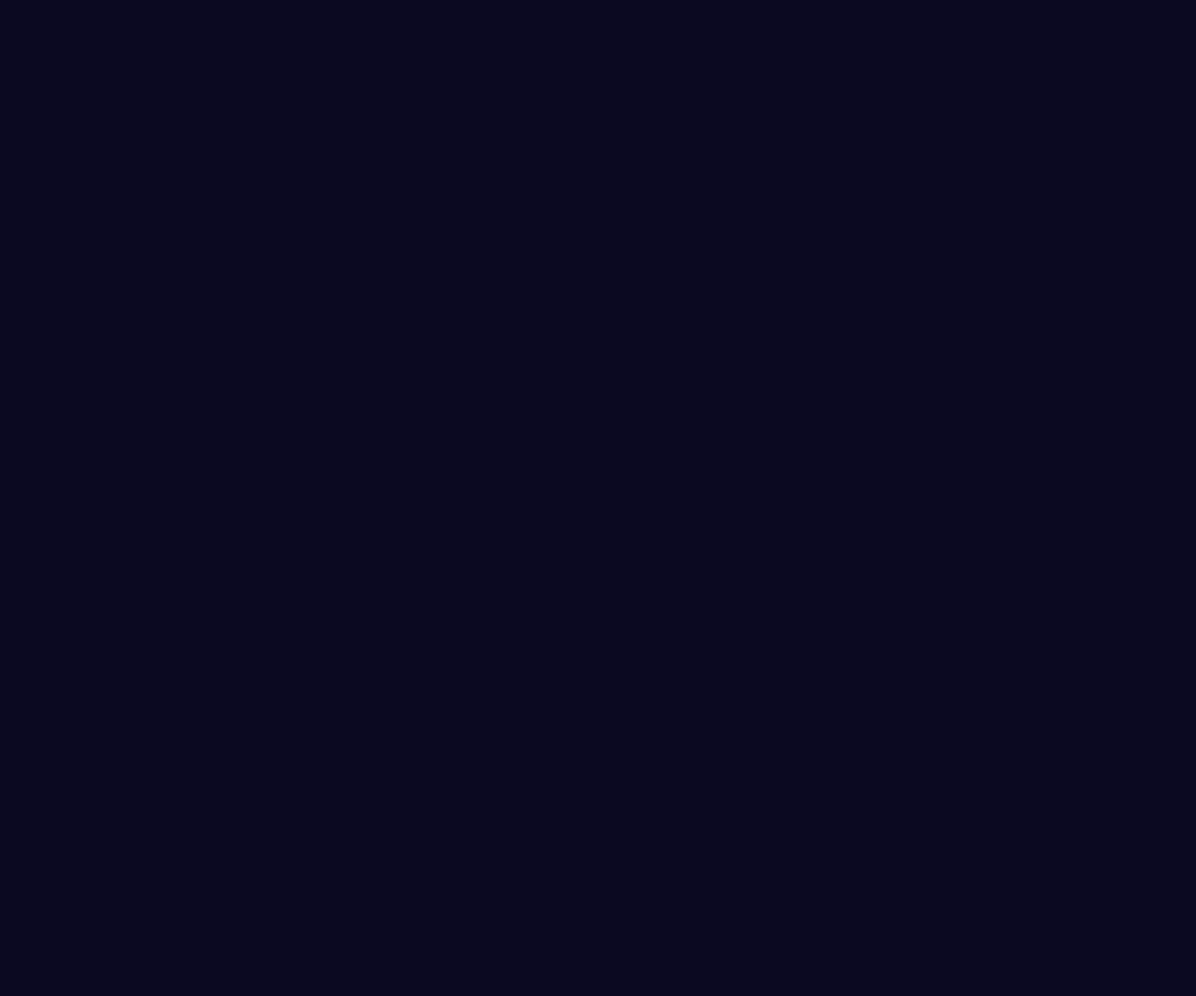
Frame 1 (no input)
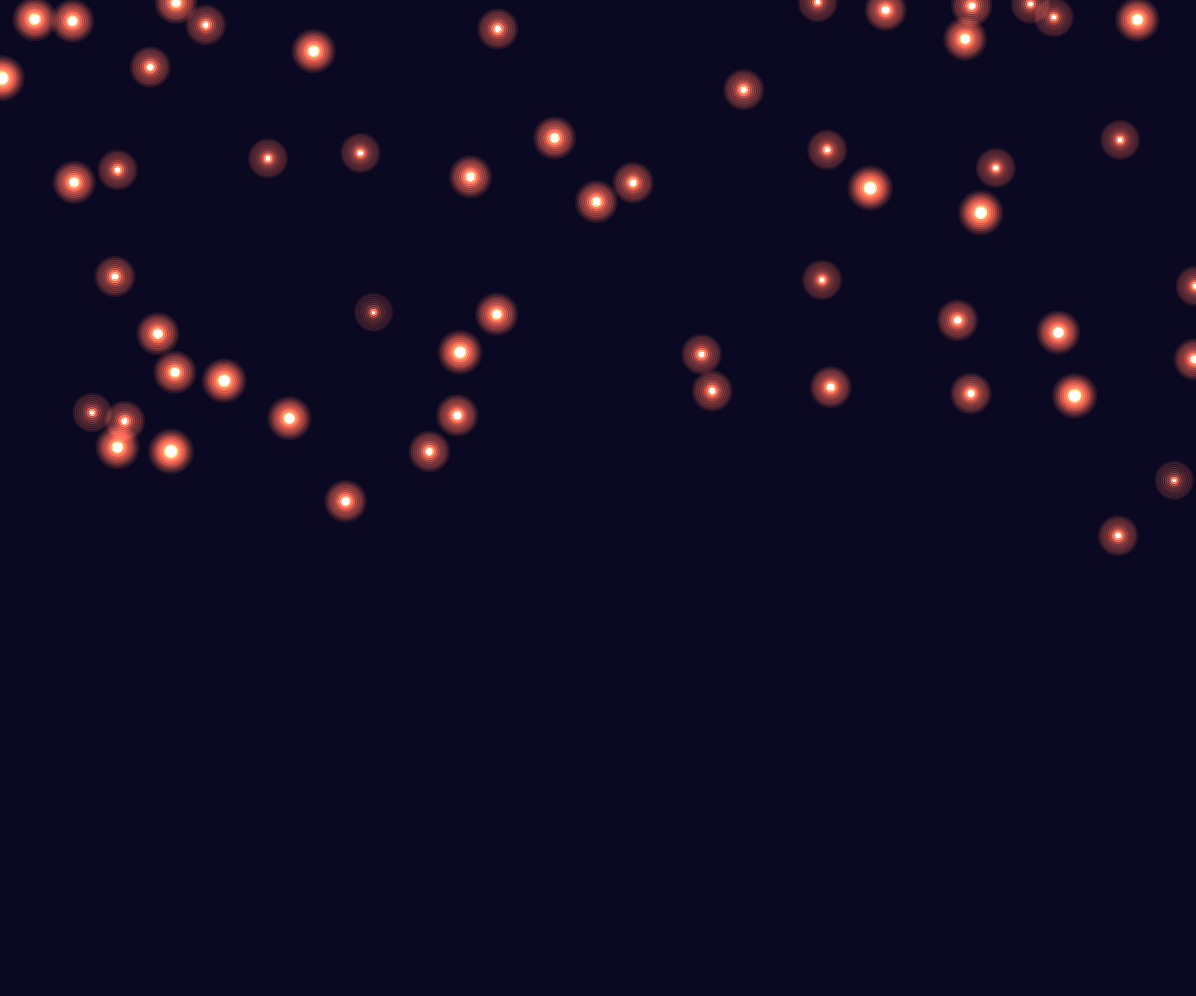
Frame 60 (no input)
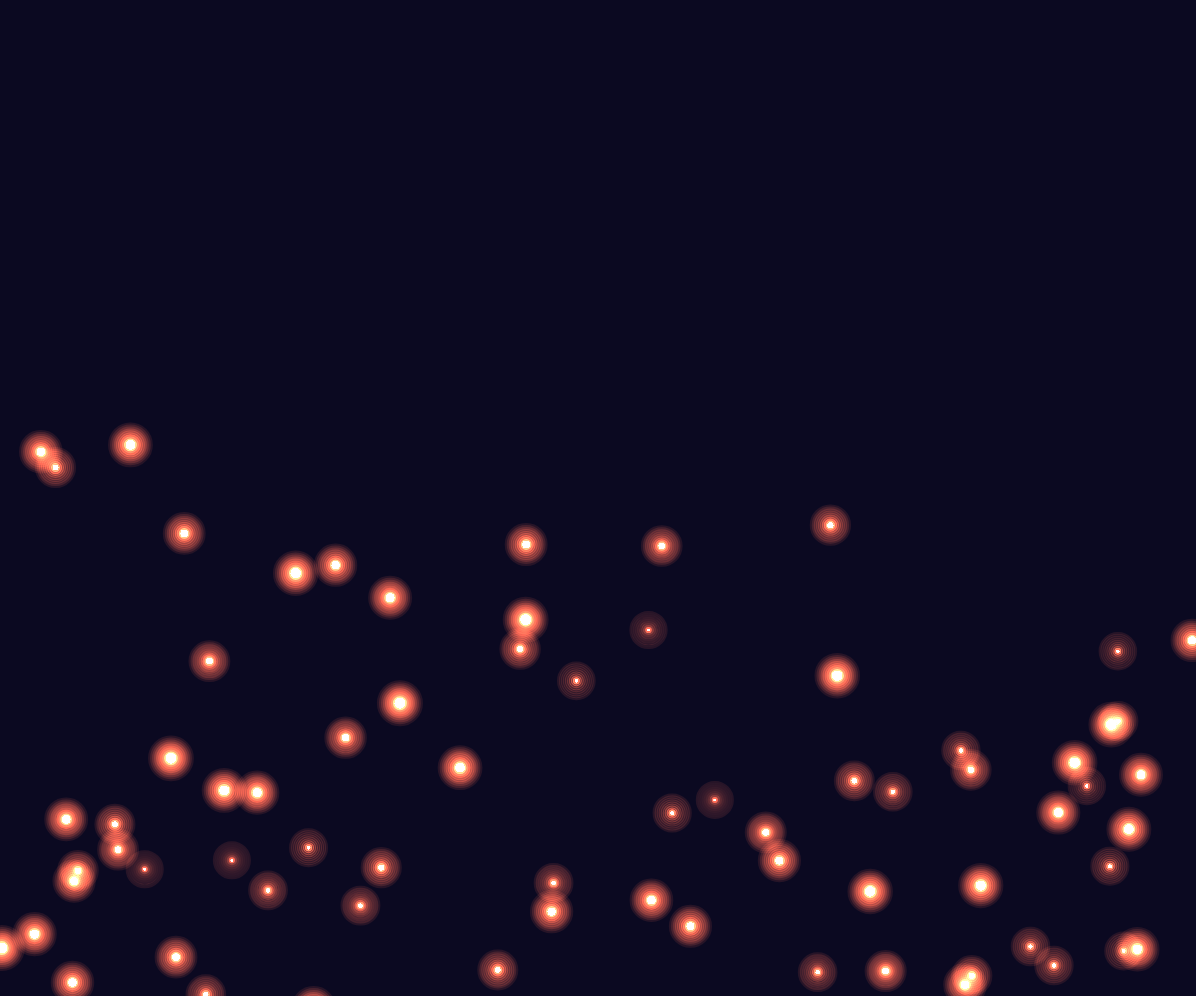
Frame 120 (the mouse pressed at the canvas centre since frame 60)

The p5.js sketch that drew these frames (run headless with seeded random() and noise() and a simulated clock; from frame 60 on, the mouse is pressed at the canvas centre):

// p5.js sketch
// ── sketch.js
let drops = [];
let g;

function setup() {
	createCanvas(window.innerWidth - 4, window.innerHeight - 4);
	background(51);
	//ellipseMode(CENTER);
	for (let i = 0; i < 100; i++) {
		drops.push(new Drop(mouseX + random(width), random(-1000, -100)));
	}
	g = createGraphics(width, height);
}

function draw() {
	background(11, 9, 33);
	for (let i = 0; i < drops.length; i++) {
		drops[i].render();
	}
}

class Drop {
	constructor(_x, _y) {
		this.pos = createVector(_x, _y);
		this.vel = createVector(0, random(3, 7));
		this.acc = createVector(0, 0);
		this.damping = 3;
		this.touched = false;
		this.bounce = this.damping - 1;
		this.r = random(2, 10);
		this.col = (200, 200, 10);
	}
	applyForce(f) {
		this.acc.add(f);
	}

	spring(t) {
		this.diff = createVector(this.pos.x, this.pos.y);
		this.diff.sub(t);
		this.diff.limit(this.damping);
		return (this.diff);
	}

	update() {
		this.vel.add(this.acc);
		this.vel.mult(0.985);
		this.pos.add(this.vel);
		this.acc.mult(0);
		this.acc.y += 0.3;

		if (this.pos.y >= height) {
			this.vel.y *= -1;
			this.acc.set(0);
		}

		return this;
	}

	display() {
		let len = 33;
		push();
		//clear();
		blendMode(ADD);
		colorMode(HSB, 255, 255, 255, 255);
		for (let i = 0; i < 10; i++) {
			stroke(this.col % 255, 200, 255, 255 / i);
			strokeWeight(i * 4);
			ellipseMode(CENTER);
			ellipse(this.pos.x, this.pos.y, this.r);
		}
		pop();

		//image(g,0,0);

		return this;
	}

	edges() {
		if (this.pos.y >= height + this.r) {
			this.pos.y = -this.r;
		}
	}

	render() {
		return this.update().display().edges();
	}
}
